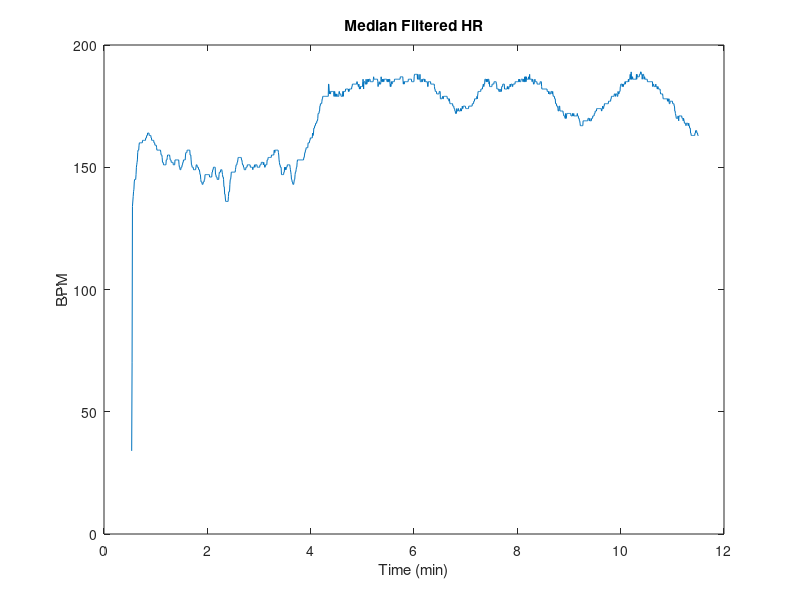
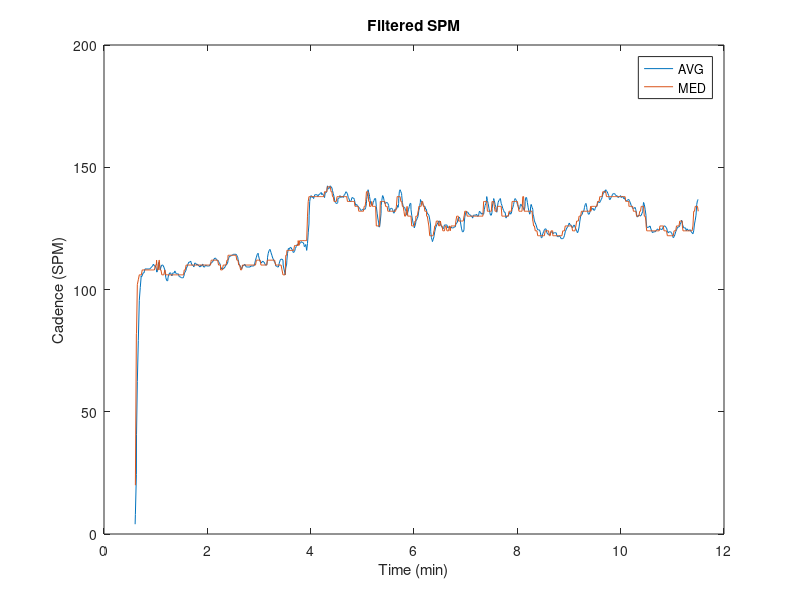
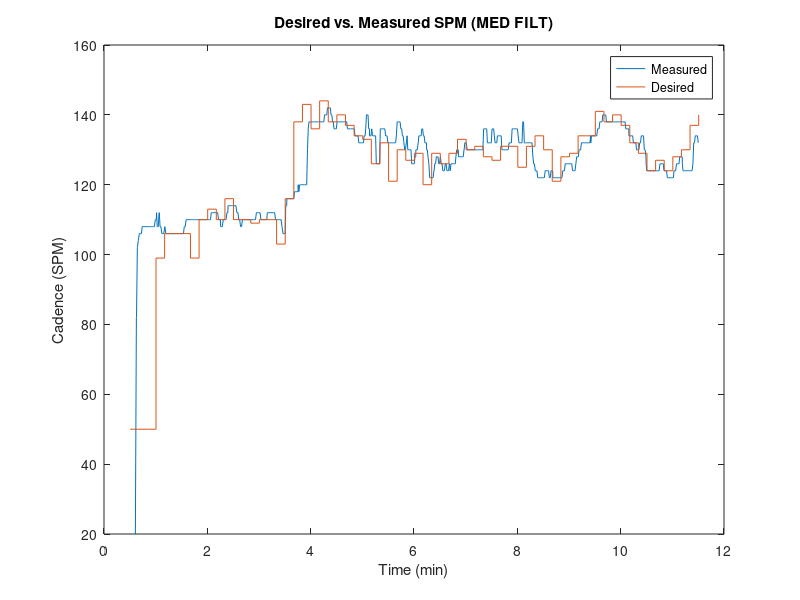
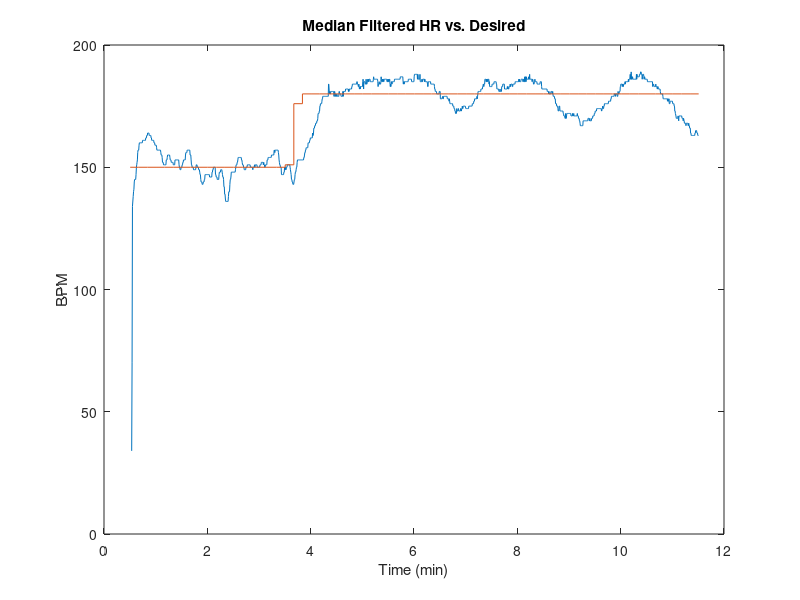

Write the MATLAB code that produced these figures, in order. (Note: this script raises an error after producing the figures.)
% FIRST TEST AFTER Completing HARDWARE
% This test is a step from 150bpm to 180bpm
% using PREVIOUS SPM, not current
% Tau = 10s

% final two tests where the system response is the best possible
% use this one to deliver some stats about how good/bad the system is
% performing

load("U1.mat");
% desrired HR = 150
% length of workout = 10 mins
HR_exp = UHRE1(1:2:end);
HR_exp_time = UHRE1(2:2:end);
HR_exp_time = HR_exp_time / 60000; % converting to mins


% everyhting worked, nothing got disconnected
% begin getting the data

% load in T1.mat which contains
% 1. LHR1 - inst. HR with time stamps
% 2. LSPM1 - inst. cadence with time stamps
% 3. LCAD1 - desired cadence
HR_time = UHR1(2:2:end);
HR_time = HR_time / 60000; % converting to mins
HR = UHR1(1:2:end); % is in bpm

SPM_time = USPM1(2:2:end);
SPM_time = SPM_time / 60000; % also converting to mins
SPM = USPM1(1:2:end); % is in steps per min (SPM)

CAD_time = UCAD1(2:2:end);
CAD_time = CAD_time / 60000; % converting to mins
CAD = UCAD1(1:2:end);

% now have HR, SPM, and desired CAD with corresponding times

% % plotting raw heart rate
% figure(1);
% plot(HR_time, HR);
% xlabel("Time (min)");
% ylabel("BPM");
% title("Raw Instantaneous HR");
% 
% % plotting raw SPM
% figure(2);
% plot(SPM_time, SPM);
% xlabel("Time (min)");
% ylabel("Cadence (SPM)");
% title("Raw Instantaneous Cadence");
% 
% % plotting desired cadence
% figure(3);
% stairs(CAD_time, CAD);
% xlabel("Time (min)");
% ylabel("Cadence (SPM)");
% title("Desired Cadence");

%% Filtering the inst. HR and SPM 
% Median filter HR with nbh of 15 values 
% 15 b/c extra noisy at the beginning, but the median filter cleans it up
HR_filt = medfilt1(HR, 9); 

% average filt SPM and median filt to see what is better
B = 1/5*ones(5,1);
SPM_filt_avg = filter(B,1,SPM);
SPM_filt_med = medfilt1(SPM, 9);

% plot the filtered hr and spm (compare which is better for SPM)

% plotting filtered heart rate
figure(4);
plot(HR_time, HR_filt);
xlabel("Time (min)");
ylabel("BPM");
title("Median Filtered HR");

% plotting both filtered SPM
figure(5);
plot(SPM_time, SPM_filt_avg);
xlabel("Time (min)");
ylabel("Cadence (SPM)");
title("Filtered SPM");
hold on;
plot(SPM_time, SPM_filt_med);
legend("AVG", "MED");

%% now it is time to compare desired hr and cadence with expected

% starting with cadence
% figure(6);
% plot(SPM_time, SPM_filt_avg);
% xlabel("Time (min)");
% ylabel("Cadence (SPM)");
% title("Desired vs. Measured SPM (AVG FILT)");
% hold on;
% stairs(CAD_time, CAD);
% legend("Measured", "Desired");
% hold off;

figure(7);
plot(SPM_time, SPM_filt_med);
xlabel("Time (min)");
ylabel("Cadence (SPM)");
title("Desired vs. Measured SPM (MED FILT)");
hold on;
stairs(CAD_time, CAD);
legend("Measured", "Desired");
hold off;

figure(8);
plot(HR_time, HR_filt);
xlabel("Time (min)");
ylabel("BPM");
title("Median Filtered HR vs. Desired");
hold on;
stairs(HR_exp_time, HR_exp);
hold off;

%% now plotting hr vs cadence 
% figure(9);
% plot(SPM_time, SPM_filt_med);
% xlabel("Time (min)");
% ylabel("HR and Cadence");
% title("HR & Cadence vs. Time");
% hold on;
% plot(HR_time, HR_filt);
% legend("Cadence", "Heart Rate");
% hold off;
% 
% figure(10);
% plot(SPM_time, SPM_filt_med + 40);
% xlabel("Time (min)");
% ylabel("HR and Cadence");
% title("TESTING HR to CAD Relationship");
% hold on;
% plot(HR_time, HR_filt);
% legend("1*(Cadence+40)", "Heart Rate");
% hold off;
% 
% figure(11);
% SPM_shift = circshift(SPM_filt_med,50);
% plot(SPM_time, SPM_shift + 40);
% xlabel("Time (min)");
% ylabel("HR and Cadence");
% title("TESTING HR to CAD Relationship with Shifting");
% hold on;
% plot(HR_time, HR_filt);
% legend("1*(Cadence+40) SHIFTED", "Heart Rate");
% hold off;

%% last graph of everything together
figure(12);
plot(HR_time, HR_filt);
xlabel("Time (min)", 'FontSize',14);
ylabel("HR (BPM) and Cadence (SPM)", 'FontSize',14);
title("HR and CAD vs. Desired HR and Desired CAD", 'FontSize',14);
hold on;
stairs(HR_exp_time, HR_exp, "Color",[0.3010 0.7450 0.9330]); %teal
plot(SPM_time, SPM_filt_med);
stairs(CAD_time, CAD, 'Color',[0.4660 0.6740 0.1880]); %green
lgd = legend("HR","Desired HR", "CAD", "Desired CAD");
lgd.FontSize = 11;
hold off;

%% calculate RMS error 
% interpolate to same time scale
x = 0.75:0.01:11.25;
HR_int = interp1(HR_time,HR_filt,x);
HR_d_int = interp1(HR_exp_time, HR_exp,x);

cad_d_int = interp1(CAD_time, CAD,x);
cad_int = interp1(SPM_time, SPM_filt_med,x);

rmse_HR = rmse(HR_int,HR_d_int);
rmse_cad = rmse(cad_int,cad_d_int);